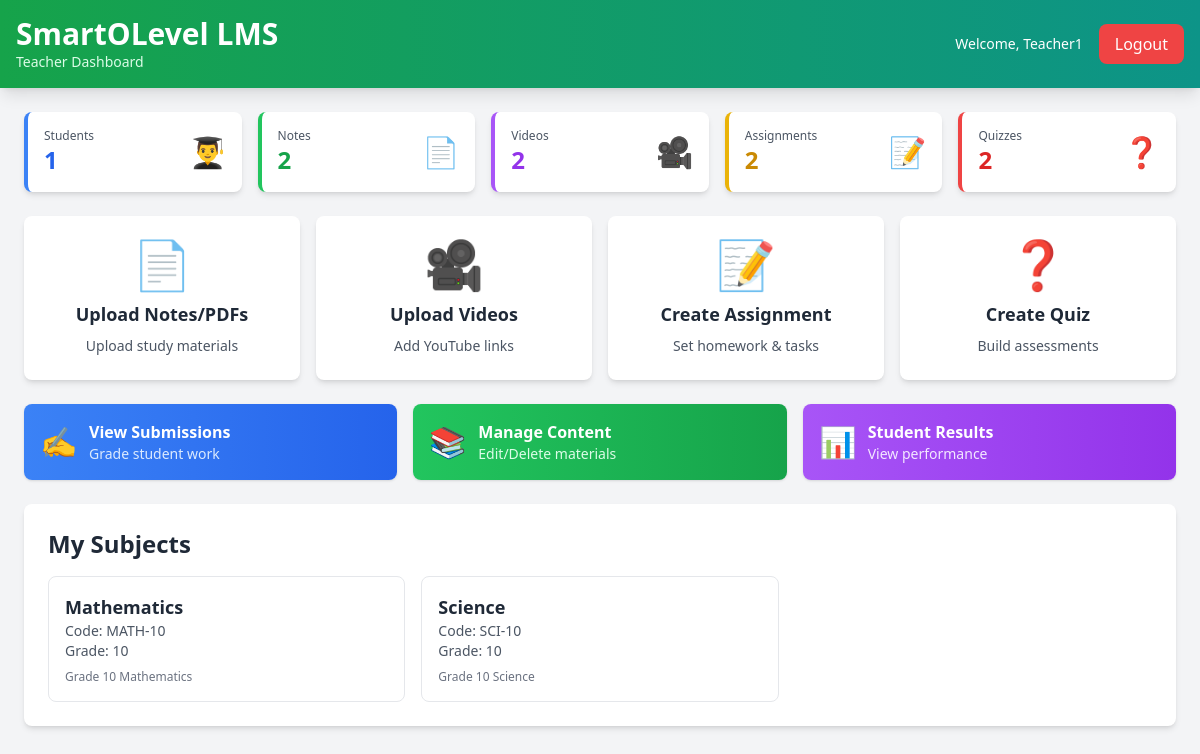
The page /teacher_dashboard.php (signed in) on the database its author committed.
### tables this page shows
CREATE TABLE subjects (
    subject_id INT AUTO_INCREMENT PRIMARY KEY,
    subject_name VARCHAR(255) NOT NULL,
    subject_code VARCHAR(20) NOT NULL UNIQUE,
    grade_level ENUM('10','11') NOT NULL,
    subject_category ENUM('Language', 'Mathematics', 'Science', 'Social Studies', 'Religion', 'Other') NOT NULL,
    description TEXT NULL,
    is_active BOOLEAN DEFAULT TRUE,
    created_at TIMESTAMP DEFAULT CURRENT_TIMESTAMP
);

### teacher_dashboard.php (the view, shortened to what this page needs)
<?php
require_once 'config.php';
$teacher_id = $_SESSION['user_id'];
$teacher_name = $_SESSION['full_name'];
$subjects_query = "SELECT s.* FROM subjects s
                   INNER JOIN teacher_subjects ts ON s.subject_id = ts.subject_id
                   WHERE ts.teacher_id = ?";
$stmt = $conn->prepare($subjects_query);
$stmt->bind_param("i", $teacher_id);
$stmt->execute();
$subjects = $stmt->get_result();
$stats_query = "SELECT
    (SELECT COUNT(*) FROM lecture_notes WHERE teacher_id = ? AND is_active = 1) as total_notes,
    (SELECT COUNT(*) FROM lecture_videos WHERE teacher_id = ? AND is_active = 1) as total_videos,
    (SELECT COUNT(*) FROM assignments WHERE teacher_id = ? AND is_active = 1) as total_assignments,
    (SELECT COUNT(*) FROM quizzes WHERE teacher_id = ? AND is_active = 1) as total_quizzes,
    (SELECT COUNT(DISTINCT ss.student_id) FROM student_subjects ss
     INNER JOIN teacher_subjects ts ON ss.subject_id = ts.subject_id
     WHERE ts.teacher_id = ?) as total_students";
$stmt = $conn->prepare($stats_query);
$stmt->bind_param("iiiii", $teacher_id, $teacher_id, $teacher_id, $teacher_id, $teacher_id);
$stmt->execute();
$stats = $stmt->get_result()->fetch_assoc();
?>
<!DOCTYPE html>
<html lang="en">
<head>
    <script src="https://cdn.tailwindcss.com"></script>
</head>
<body class="bg-gray-100 min-h-screen">
    <header class="bg-gradient-to-r from-green-600 to-teal-600 text-white p-4 shadow-lg">
        <div class="max-w-7xl mx-auto flex justify-between items-center">
            <div>
                <h1 class="text-3xl font-bold">SmartOLevel LMS</h1>
                <p class="text-sm text-green-100">Teacher Dashboard</p>
            </div>
            <div class="flex items-center gap-4">
                <span class="text-sm">Welcome, <?php echo htmlspecialchars($teacher_name); ?></span>
                <a href="logout.php" class="px-4 py-2 bg-red-500 text-white rounded-lg hover:bg-red-600 transition">Logout</a>
            </div>
        </div>
    </header>
    <div class="max-w-7xl mx-auto p-6">
        <div class="grid grid-cols-1 md:grid-cols-5 gap-4 mb-6">
            <div class="bg-white p-4 rounded-lg shadow-md border-l-4 border-blue-500">
                <div class="flex items-center justify-between">
                    <div>
                        <p class="text-xs text-gray-600">Students</p>
                        <p class="text-2xl font-bold text-blue-600"><?php echo $stats['total_students']; ?></p>
                    </div>
                    <div class="text-3xl">👨‍🎓</div>
                </div>
            </div>
            <div class="bg-white p-4 rounded-lg shadow-md border-l-4 border-green-500">
                <div class="flex items-center justify-between">
                    <div>
                        <p class="text-xs text-gray-600">Notes</p>
                        <p class="text-2xl font-bold text-green-600"><?php echo $stats['total_notes']; ?></p>
                    </div>
                    <div class="text-3xl">📄</div>
                </div>
            </div>
            <div class="bg-white p-4 rounded-lg shadow-md border-l-4 border-purple-500">
                <div class="flex items-center justify-between">
                    <div>
                        <p class="text-xs text-gray-600">Videos</p>
                        <p class="text-2xl font-bold text-purple-600"><?php echo $stats['total_videos']; ?></p>
                    </div>
                    <div class="text-3xl">🎥</div>
                </div>
            </div>
            <div class="bg-white p-4 rounded-lg shadow-md border-l-4 border-yellow-500">
                <div class="flex items-center justify-between">
                    <div>
                        <p class="text-xs text-gray-600">Assignments</p>
                        <p class="text-2xl font-bold text-yellow-600"><?php echo $stats['total_assignments']; ?></p>
                    </div>
                    <div class="text-3xl">📝</div>
                </div>
            </div>
            <div class="bg-white p-4 rounded-lg shadow-md border-l-4 border-red-500">
                <div class="flex items-center justify-between">
                    <div>
                        <p class="text-xs text-gray-600">Quizzes</p>
                        <p class="text-2xl font-bold text-red-600"><?php echo $stats['total_quizzes']; ?></p>
                    </div>
                    <div class="text-3xl">❓</div>
                </div>
            </div>
        </div>
        <div class="grid grid-cols-1 md:grid-cols-2 lg:grid-cols-4 gap-4 mb-6">
            <a href="teacher_upload_notes.php" class="bg-white p-6 rounded-lg shadow-md hover:shadow-lg transition text-center">
                <div class="text-5xl mb-3">📄</div>
                <h3 class="text-lg font-bold text-gray-800">Upload Notes/PDFs</h3>
                <p class="text-sm text-gray-600 mt-2">Upload study materials</p>
            </a>
            <a href="teacher_upload_video.php" class="bg-white p-6 rounded-lg shadow-md hover:shadow-lg transition text-center">
                <div class="text-5xl mb-3">🎥</div>
                <h3 class="text-lg font-bold text-gray-800">Upload Videos</h3>
                <p class="text-sm text-gray-600 mt-2">Add YouTube links</p>
            </a>
            <a href="teacher_create_assignment.php" class="bg-white p-6 rounded-lg shadow-md hover:shadow-lg transition text-center">
                <div class="text-5xl mb-3">📝</div>
                <h3 class="text-lg font-bold text-gray-800">Create Assignment</h3>
                <p class="text-sm text-gray-600 mt-2">Set homework & tasks</p>
            </a>
            <a href="teacher_create_quiz.php" class="bg-white p-6 rounded-lg shadow-md hover:shadow-lg transition text-center">
                <div class="text-5xl mb-3">❓</div>
                <h3 class="text-lg font-bold text-gray-800">Create Quiz</h3>
                <p class="text-sm text-gray-600 mt-2">Build assessments</p>
            </a>
        </div>
        <div class="grid grid-cols-1 md:grid-cols-3 gap-4 mb-6">
            <a href="teacher_view_submissions.php" class="bg-gradient-to-r from-blue-500 to-blue-600 text-white p-4 rounded-lg shadow hover:shadow-lg transition">
                <div class="flex items-center">
                    <span class="text-3xl mr-3">✍️</span>
                    <div>
                        <p class="font-bold">View Submissions</p>
                        <p class="text-sm text-blue-100">Grade student work</p>
                    </div>
                </div>
            </a>
            <a href="teacher_manage_content.php" class="bg-gradient-to-r from-green-500 to-green-600 text-white p-4 rounded-lg shadow hover:shadow-lg transition">
                <div class="flex items-center">
                    <span class="text-3xl mr-3">📚</span>
                    <div>
                        <p class="font-bold">Manage Content</p>
                        <p class="text-sm text-green-100">Edit/Delete materials</p>
                    </div>
                </div>
            </a>
            <a href="teacher_student_results.php" class="bg-gradient-to-r from-purple-500 to-purple-600 text-white p-4 rounded-lg shadow hover:shadow-lg transition">
                <div class="flex items-center">
                    <span class="text-3xl mr-3">📊</span>
                    <div>
                        <p class="font-bold">Student Results</p>
                        <p class="text-sm text-purple-100">View performance</p>
                    </div>
                </div>
            </a>
        </div>
        <div class="bg-white p-6 rounded-lg shadow-md">
            <h2 class="text-2xl font-bold text-gray-800 mb-4">My Subjects</h2>
            <div class="grid grid-cols-1 md:grid-cols-3 gap-4">
                <?php
                $subjects->data_seek(0);
                while ($subject = $subjects->fetch_assoc()):
                ?>
                <div class="border border-gray-200 rounded-lg p-4 hover:border-green-500 transition">
                    <h3 class="font-bold text-lg text-gray-800"><?php echo htmlspecialchars($subject['subject_name']); ?></h3>
                    <p class="text-sm text-gray-600">Code: <?php echo htmlspecialchars($subject['subject_code']); ?></p>
                    <p class="text-sm text-gray-600">Grade: <?php echo htmlspecialchars($subject['grade_level']); ?></p>
                    <p class="text-xs text-gray-500 mt-2"><?php echo htmlspecialchars($subject['description']); ?></p>
                </div>
                <?php endwhile; ?>
            </div>
        </div>
    </div>
</body>
</html>

### rows shown on the page
subjects: subject_name "Mathematics", subject_code "MATH-10", grade_level "10", description "Grade 10 Mathematics"
subjects: subject_name "Science", subject_code "SCI-10", grade_level "10", description "Grade 10 Science"

### other values the page prints
$teacher_name "Teacher1"
$stats['total_students'] "1"
$stats['total_notes'] "2"
$stats['total_videos'] "2"
$stats['total_assignments'] "2"
$stats['total_quizzes'] "2"
